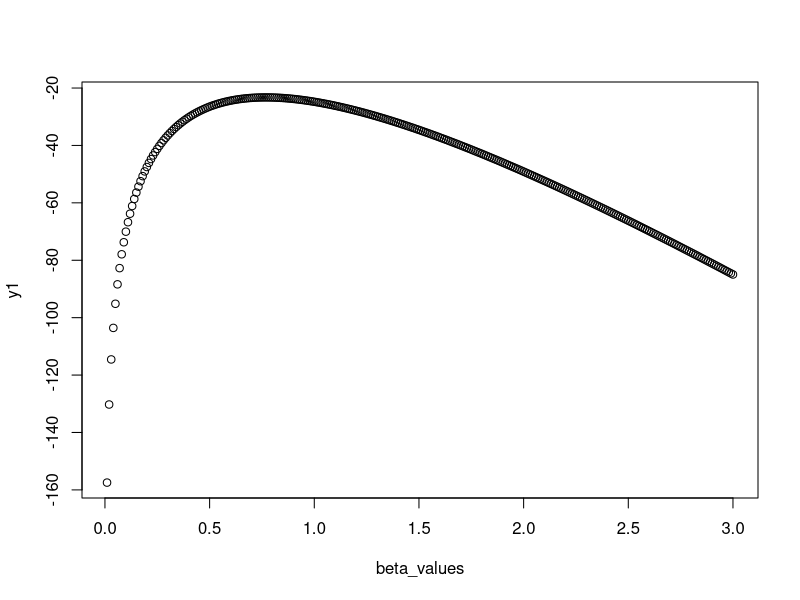
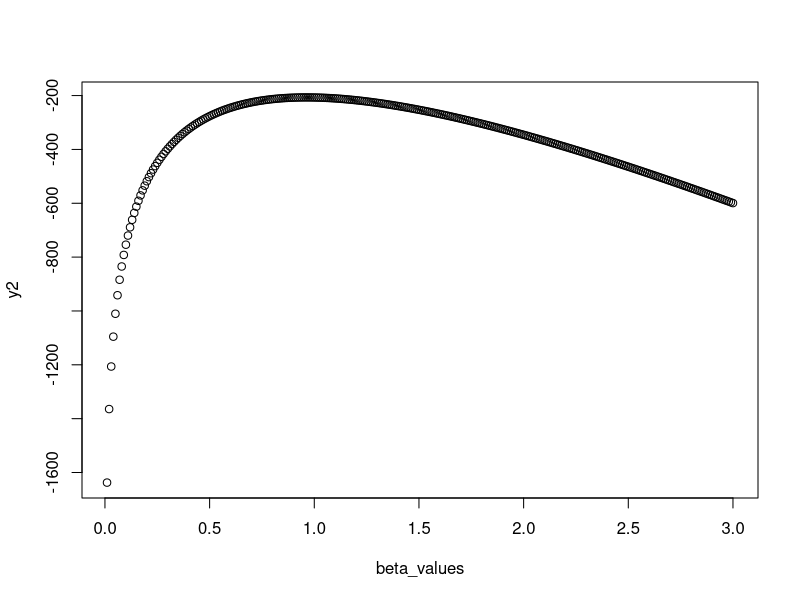
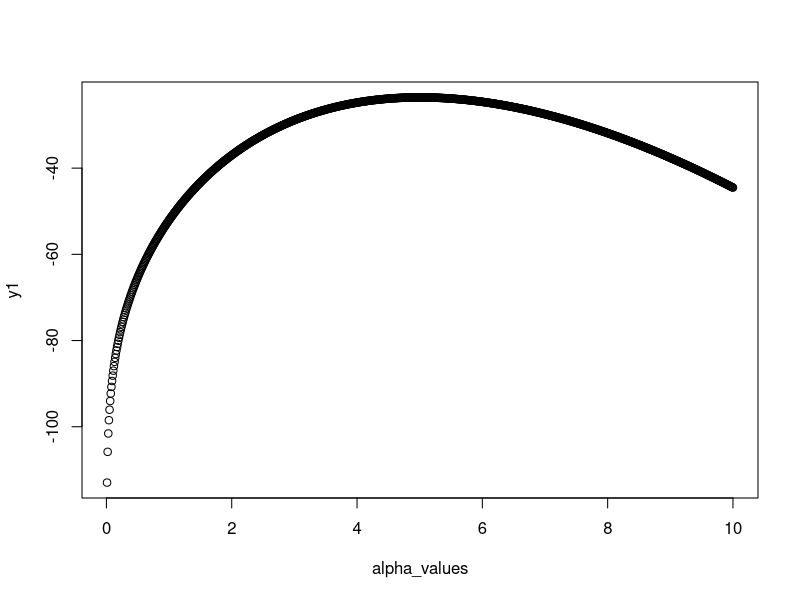
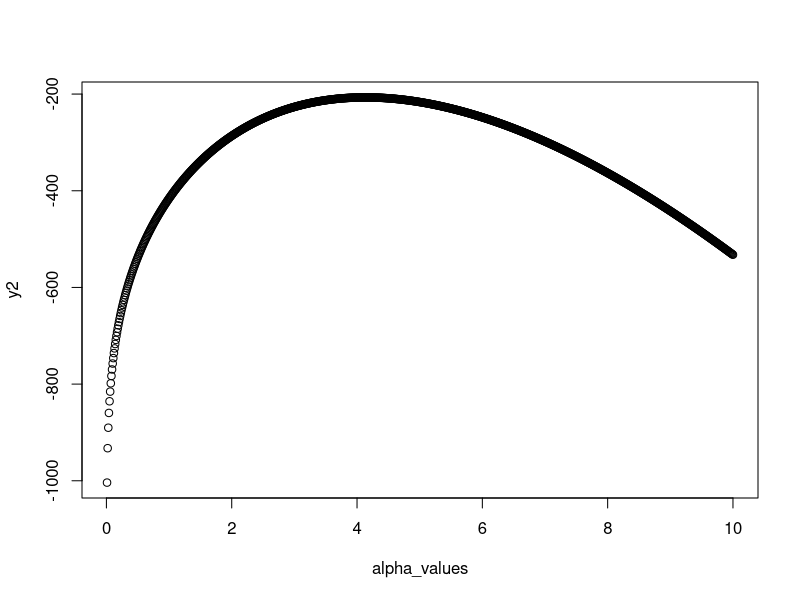
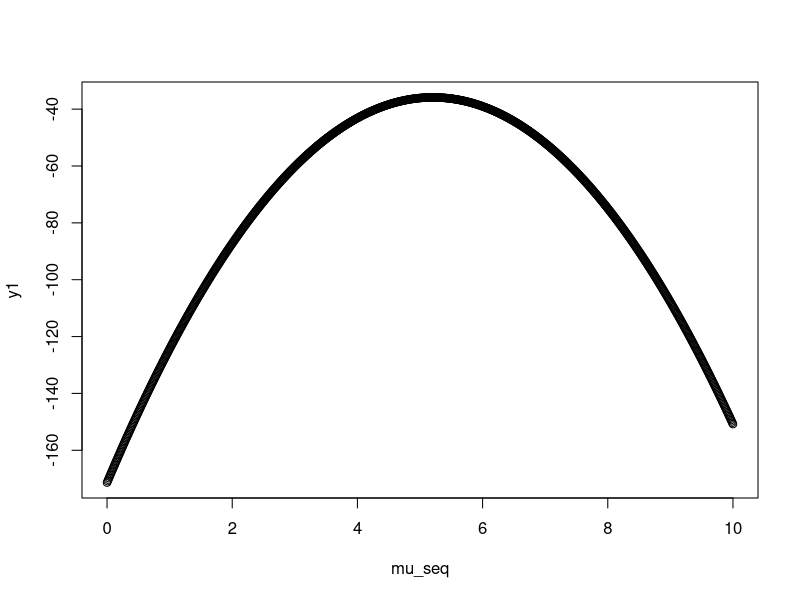
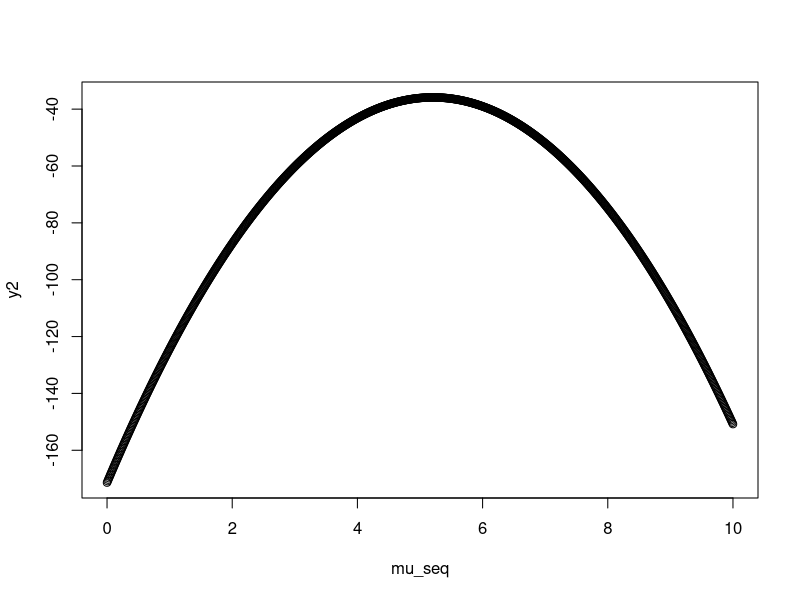
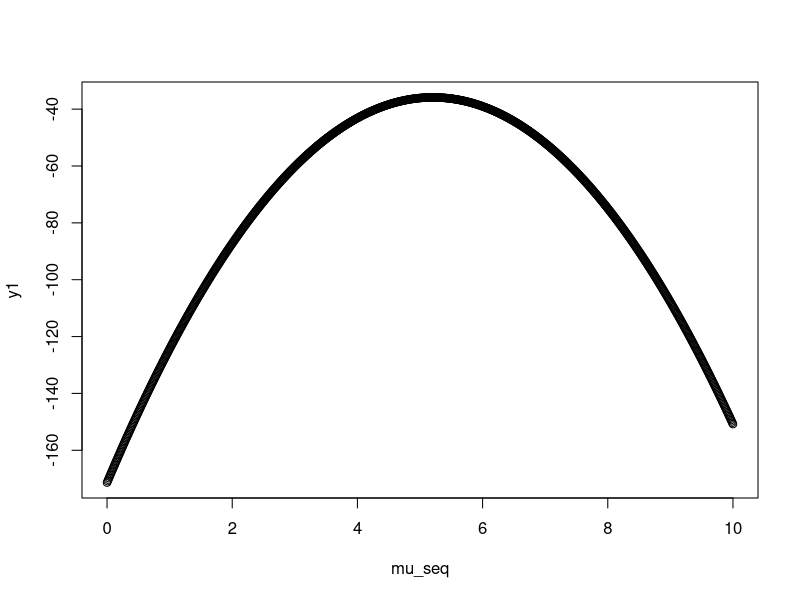
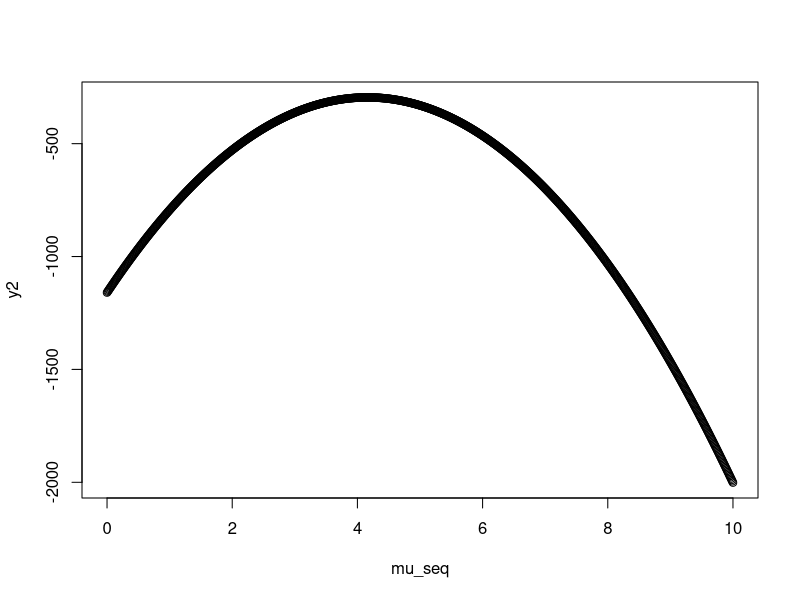

Here is the R script that generated these plots, in order: (Note: this script raises an error after producing the figures.)
## ---- chunk 1
  set.seed(4711)
  x1 <<- rgamma(n=10, shape = 4, scale = 1)
  x2 <<- rgamma(n=100, shape = 4, scale = 1)

## ---- chunk 2
  
  llgama <- function(x, alpha, beta){
    return((alpha - 1) * sum(log(x)) - (beta*sum(x)) +  length(x) * (alpha * log(beta) - lgamma(alpha)))
  }
  print(llgama(x1,2,2))
  

## ---- chunk 3
  alpha <- 4
  beta_values <- seq(0.01, 3, 0.01)
  #create an array
  y1 <- numeric(0)
  for(beta in beta_values){
    y1 <- c(y1, llgama(x1, alpha, beta))
  }
  y2 <- numeric(0)
  for(beta in beta_values){
    y2 <- c(y2, llgama(x2, alpha, beta))
  }
    plot(beta_values, y1)
    max1 <- beta_values[which.max(y1)]
    print(paste("Max värde =", max1))
    plot(beta_values, y2)
    max2 <- beta_values[which.max(y2)]
    print(paste("Max värde =", max2))
    

## ---- chunk 4
  alpha_values <- seq(0.01, 10, 0.01)
  beta <- 1
  #create an array
  y1 <- numeric(0)
  for(alpha in alpha_values){
    y1 <- c(y1, llgama(x1, alpha, beta))
  }
  y2 <- numeric(0)
  for(alpha in alpha_values){
    y2 <- c(y2, llgama(x2, alpha, beta))
  }
    plot(alpha_values, y1)
    max1 <- alpha_values[which.max(y1)]
    print(paste("Max värde =", max1))
    plot(alpha_values, y2)
    max2 <- alpha_values[which.max(y2)]
    print(paste("Max värde =", max2))


## ---- chunk 5
llnorm <- function(x,mu,sigma2){
  n <- length(x)
  return((-n/2)*log(2*pi*sigma2)+(-1/(2*sigma2)*sum((x-mu)^2)))
}
print(llnorm(x=x1,mu=2,sigma2=1))



## ---- chunk 6
sigma2 <- 1
mu_seq <- seq(0, 10, 0.01)
y1 <- numeric(0)
for ( mu in mu_seq) {
  y1 <- c(y1, llnorm(x1, mu, sigma2))
  
  }

y2 <- numeric(0)
for ( mu in mu_seq) {
  y2 <- c(y2, llnorm(x1, mu, sigma2))
  
  }

plot(mu_seq,y1)
plot(mu_seq,y2)

############################################################################################################################################################################
## ---- chunk 7
    sigma2 <- 1
    mu_seq <- seq(0, 10, 0.01)
    y1 <- numeric(0)
    for (mu in mu_seq) {
        y1 <- c(y1, llnorm(x = x1, mu = mu, sigma2 = sigma2))
    }
    y2 <- numeric(0)
    for (mu in mu_seq) {
        y2 <- c(y2, llnorm(x = x2, mu = mu, sigma2 = sigma2))
    }
## ---- chunk 8
    plot(mu_seq, y1)
    mu_max_x1 <- mu_seq[which.max(y1)]
    print(paste("max value at alpha =", mu_max_x1))
    plot(mu_seq, y2)
    mu_max_x2 <- mu_seq[which.max(y2)]
    print(paste("max value at alpha =", mu_max_x2))
## ---- chunk 9
    y1 <- dgamma(x1, shape = alpha_max_x1, scale = beta_max_x1)
    hist(y1)
    y2 <- dgamma(x2, shape = alpha_max_x2, scale = beta_max_x2)
    hist(y2)

    y3 <- dnorm(x1, mean = mu_max_x1, sd = 1)
    hist(y3)
    y4 <- dnorm(x2, mean = mu_max_x2, sd = 1)
    hist(y4)

    hist(x1)
    hist(x2)
## ---- chunk 10
gamma_beta_mle <- function(x,alpha){
  n<-length(x)
  a<-alpha
  coolSum <- n*a*(sum(unlist(x)))^-1;
  

  return(coolSum)
}
print(gamma_beta_mle(x1,2))

## ---- chunk 11
#1
test_x <- 1:10
norm_mu_mle <- function(x){
  n<-length(x)
  coolSum <- (1/n)*sum(unlist(x));
  return(coolSum)
}


norm_sigma2_mle <- function(x){
  xMean <- mean(unlist(x))
  coolSum = 0
  for(i in x){
      
      coolSum = coolSum + ((i-xMean)^2)
  }
  return((1/length(x))*coolSum)

  }


print(norm_mu_mle(test_x))
print(norm_sigma2_mle(test_x))

#2 
set.seed(42)
y10 <- rnorm(10,10,2)
y10000 <- rnorm(10000,10,2)

print("Uppgift 2")
print(norm_mu_mle(y10))
print(norm_sigma2_mle(y10))
print(norm_mu_mle(y10000))
print(norm_sigma2_mle(y10000))

#Visar att fler dragningar i norm_mu_mle(x) gör att värdet närmar sig medelvärdet/variansen
## ---- chunk 12
  log_likelihood_beta <- function(params, data) {
    alpha <- params[1]
    beta <- params[2]
    log_likelihood <- sum(dbeta(data, shape1 = alpha, shape2 = beta, log = TRUE))
    return(-log_likelihood)  # Returnera negativt värde eftersom optim() minimiserar
  }


## ---- chunk 13
  simulated_data <- rbeta(100, shape1 = 0.2, shape2 = 2)
  hist(simulated_data)
## ---- chunk 14
    opt_res <- optim(par = c(1, 1), fn = log_likelihood_beta, x = simulated_data, method = "L-BFGS-B", lower = 0.000001)
    print(opt_res$par)
## ---- chunk 15
    n <- 2000
    beta1 <- numeric(n)
    beta2 <- numeric(n)
    m1 <- numeric(n)
    m2 <- numeric(n)
    sigma1 <- numeric(n)
    sigma2 <- numeric(n)

    for (i in 1:n) {
      
      
        y1 <- rnorm(n = 10, mean = 10, sd = 2)
        y2 <- rnorm(n = 10000, mean = 10, sd = 2)
        m1[i] <- norm_mu_mle(x = y1)
        m2[i] <- norm_mu_mle(x = y2)
        sigma1[i] <- norm_sigma2_mle(x = y1)
        sigma2[i] <- norm_sigma2_mle(x = y2)
        x1 <- rgamma(n = 10, shape = 4, rate = 1)
        x2 <- rgamma(n = 10000, shape = 4, rate = 1)
        beta1[i] <- gamma_beta_mle(x = x1, alpha = 4)
        beta2[i] <- gamma_beta_mle(x = x2, alpha = 4)

        
    }
    
    hist(beta1)
    hist(beta2)
    hist(sigma1)
    hist(sigma2)
    hist(m1)
    hist(m2)
    
## ---- chunk 16
    n <- 2000
    
    m1 <- numeric(n)
    m2 <- numeric(n)
    beta1 <- numeric(n)
    beta2 <- numeric(n)
    sigma1 <- numeric(n)
    sigma2 <- numeric(n)
    x1 <- rgamma(n = 10, shape = 4, rate = 1)
    x2 <- rgamma(n = 10000, shape = 4, rate = 1)
    y1 <- rnorm(n = 10, mean = 10, sd = 2)
    y2 <- rnorm(n = 10000, mean = 10, sd = 2)

  for (i in 1:n) {
      sigma1[i] <- norm_sigma2_mle(x = sample(y1, 10, replace = TRUE))
        sigma2[i] <- norm_sigma2_mle(x = sample(y2, 10000, replace = TRUE))
        beta1[i] <- gamma_beta_mle(x = sample(x1, 10, replace = TRUE), alpha = 4)
        beta2[i] <- gamma_beta_mle(x = sample(x2, 10000, replace = TRUE), alpha = 4)
        m1[i] <- norm_mu_mle(x = sample(y1, 10, replace = TRUE))
        m2[i] <- norm_mu_mle(x = sample(y2, 10000, replace = TRUE))
        
    }
    hist(beta1)
    hist(beta2)
    hist(sigma1)
  hist(sigma2)
    hist(m1)
    hist(m2)
   
